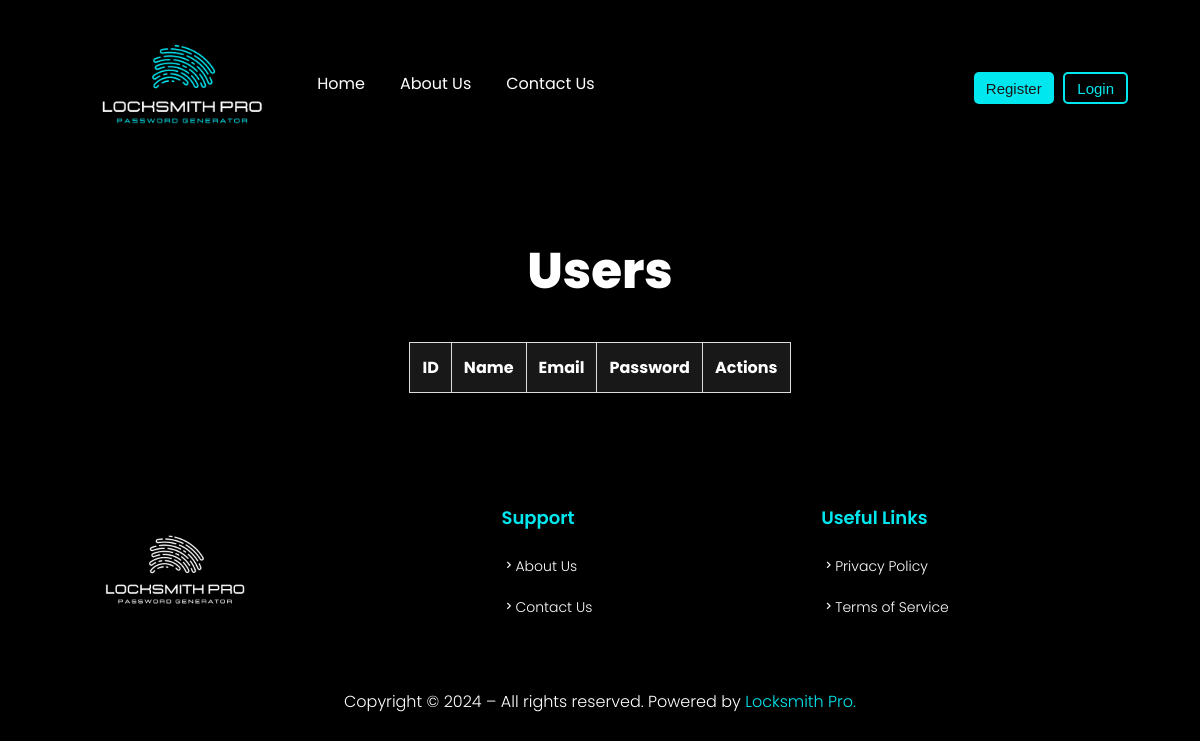
The app's page /users, older data.
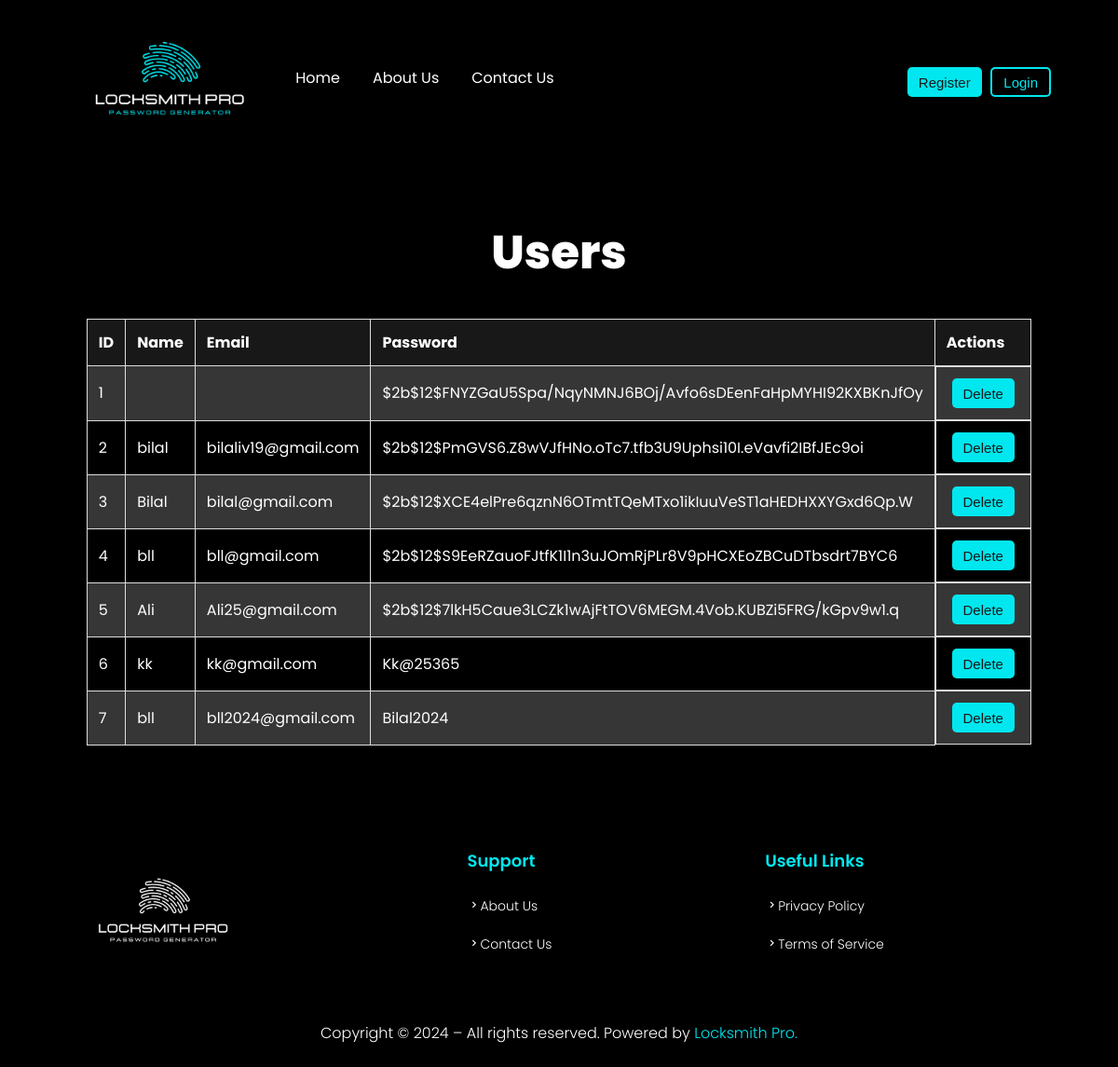
The same page, newer data.
### models.py (models this page shows, shortened)
class User(db.Model):
    id = db.Column(db.Integer, primary_key=True)
    name = db.Column(db.String(100), nullable=False)
    email = db.Column(db.String(100), unique=True)
    password = db.Column(db.String(100))

### locksmith.py (the view)
@app.route('/users')
def users():
    all_users = User.query.all()
    return render_template('users.html', users = all_users)

### templates/users.html
{% extends 'base.html' %}
{% block content %}
<h1>Users</h1>
<div class="container">
    <table>
        <tr>
            <th>ID</th>
            <th>Name</th>
            <th>Email</th>
            <th>Password</th>
            <th>Actions</th>
        </tr>
        {% for user in users %}
        <tr>
            <td>{{ user.id }}</td>
            <td onclick="copy(this)" >{{ user.name }}</td>
            <td onclick="copy(this)" >{{ user.email }}</td>
            <td onclick="copy(this)" >{{ user.password }}</td>
            <td id="u-d-btn">
                <form action="{{ url_for('delete_user', id=user.id) }}" method="POST" style="display:inline;">
                    <button type="submit" id="delete-user">Delete</button>
                </form>
            </td>
        </tr>
        {% endfor %}
    </table>
</div>
{% endblock content %}

### templates/base.html (shortened to what this page needs)
<!DOCTYPE html>
<html lang="en">
<head>
    <link rel="stylesheet" href="{{ url_for('static', filename='css/styles.css') }}">
    <link href='https://unpkg.com/boxicons@2.1.4/css/boxicons.min.css' rel='stylesheet'>
</head>
<body>
    <section class="header">
        <img src="{{ url_for('static', filename='img/1.png') }}" alt="logo">
        <nav class="header-menu">
            <ul class="nav-list">
                <li><a href="/">Home</a></li>
                <li><a href="/about">About Us</a></li>
                <li><a href="/contact">Contact Us</a></li>
            </ul>
        </nav>
        {% if session.logged_in %}
            <a href="/dashboard"><button id="bt1" >Dashboard</button></a>
            <a href="/logout" ><button id="bt2">Logout</button></a>
        {% else %}
            <a href="/register"><button id="bt1" >Register</button></a>
            <a href="/login"><button id="bt2" >Login</button></a>
        {% endif %}
    </section>
    {% block content %}{% endblock content %}
    <section class="footer">
        <img src="{{ url_for('static', filename='img/2.png') }}" alt="logo" id="logo">
        <div class="footer-menu">
            <div class="links">Support
                <nav class="info">
                    <a href="/about"><i class='bx bx-chevron-right'></i>About Us</a>
                    <a href="/contact"><i class='bx bx-chevron-right'></i>Contact Us</a>
                </nav>
            </div>
            <div class="links">Useful Links
                <nav class="info">
                    <a href="/privacy-policy"><i class='bx bx-chevron-right'></i>Privacy Policy</a>
                    <a href="/terms"><i class='bx bx-chevron-right'></i>Terms of Service</a>
                </nav>
            </div>
        </div>
    </section>
    <div class="copyright">
        <p>Copyright © 2024 – All rights reserved. Powered by <a href="#">Locksmith Pro.</a></p>
    </div>
</body>
</html>

### static/css/styles.css (style rules this page uses)
body { display: flex; flex-direction: column; background-color: black; justify-content: center; align-items: center; color: #fff; }
.header { display: flex; justify-content: space-between; align-items: center; margin: 0 1rem; width: 90%; height: 10rem; margin-bottom: 2rem; }
.header img { width: 230px; }
.header-menu { color: #fff; display: flex; justify-content: space-between; align-items: center; padding: 10px 20px; width: 70%; }
.header .header-menu a { margin-right: 35px; color: #fff; font-size: 16px; font-family: Poppins, sans-serif; text-decoration: none; transition: .4s; }
.nav-list { list-style: none; display: flex; margin: 0; padding: 0; }
.nav-list li { display: inline; }
button { overflow: hidden; outline: none; border: none; border-radius: 5px; cursor: pointer; padding: 5px 12px; font-family: Poppins, sans-serif; margin: 0 0.3rem; }
#bt1 { background-color: #00E7EF; }
#bt2 { background-color: transparent; border: solid 2px #00E7EF; color: #00E7EF; }
h1 { font-family: Poppins, sans-serif; font-weight: 800; font-size: 50px; }
table { width: 100%; border-collapse: collapse; font-family: Poppins, sans-serif; }
th, td { padding: 12px; border: 1px solid #ddd; text-align: left; cursor: pointer; }
th { background-color: #181818; color: white; }
tr:nth-child(even) { background-color: #373636; }
.footer { display: flex; justify-content: space-between; align-items: center; margin: 5rem 0 0 1rem; width: 90%; }
.footer #logo { width: 200px; cursor: pointer; }
.footer-menu { display: flex; justify-content: start; align-items: start; grid-row: 20px; width: 60%; }
.footer-menu .links { width: 100%; font-size: 18px; color: #00E7EF; font-weight: 600; font-family: Poppins, sans-serif; }
.footer-menu .info { display: flex; flex-direction: column; margin: 15px 0; width: 100%; }
.footer .footer-menu .links .info a { margin-right: 25px; color: #fff; font-size: 14px; font-family: Poppins, sans-serif; font-weight: 300; text-decoration: none; transition: .4s; margin: 10px 0; }
.copyright { display: flex; margin: 0; padding: 0; justify-content: center; align-items: center; }
.copyright p { font-size: 16px; font-family: Poppins, sans-serif; font-weight: 300; }
.copyright p a { color: #00E7EF; text-decoration: none; transition: .4s; }
ul { list-style-type: disc; margin-left: 20px; }
ul li { margin-bottom: 10px; }
form { width: 60%; display: flex; flex-direction: column; justify-content: center; margin: 0; padding: 0; }
button { height: 2rem; background-color: #00E7EF; color: #181818; font-family: Poppies, sans-serif; font-weight: 500; overflow: none; border: none; border-radius: 5px; cursor: pointer; font-size: 15px; }
#u-d-btn { display: flex; flex-direction: row; gap: 10px; }
p { font-size: 16px; font-family: Poppins, sans-serif; }

Row changes from the older to the newer data that the page shows:
added User: id "1", password "$2b$12$FNYZGaU5Spa/NqyNMNJ6BOj/Avfo6sDEenFaHpMYHI92KXBKnJfOy"
added User: id "2", name "bilal", email "bilaliv19@gmail.com", password "$2b$12$PmGVS6.Z8wVJfHNo.oTc7.tfb3U9Uphsi10I.eVavfi2IBfJEc9oi"
added User: id "3", name "Bilal", email "bilal@gmail.com", password "$2b$12$XCE4elPre6qznN6OTmtTQeMTxo1ikIuuVeST1aHEDHXXYGxd6Qp.W"
added User: id "4", name "bll", email "bll@gmail.com", password "$2b$12$S9EeRZauoFJtfK1I1n3uJOmRjPLr8V9pHCXEoZBCuDTbsdrt7BYC6"
added User: id "5", name "Ali", email "Ali25@gmail.com", password "$2b$12$7lkH5Caue3LCZk1wAjFtTOV6MEGM.4Vob.KUBZi5FRG/kGpv9w1.q"
added User: id "6", name "kk", email "kk@gmail.com", password "Kk@25365"
added User: id "7", name "bll", email "bll2024@gmail.com", password "Bilal2024"
